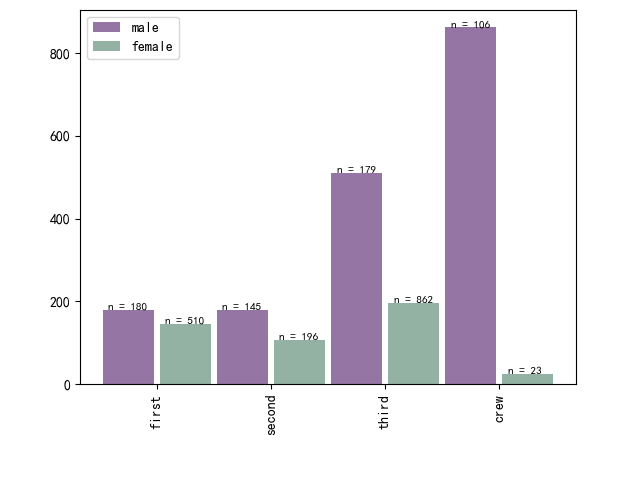

Source code (Python):
# library
import matplotlib.pyplot as plt
import plotly.figure_factory as ff
from pylab import mpl

# 设置默认字体，解决中文显示乱码问题
mpl.rcParams["font.sans-serif"] = ["SimHei"]

# Add table data
table_data = [
    ["Class", "female", "male", "Sum"],
    ["first", 145, 180, 325],
    ["second", 106, 179, 285],
    ["third", 196, 510, 706],
    ["crew", 23, 862, 885],
    [" ", 470, 1731, 2201],
]

# Initialize a figure with ff.create_table(table_data)
fig = ff.create_table(table_data, height_constant=60)

# Create bars
barWidth = 0.9
bars1 = [180, 179, 510, 862]
bars2 = [145, 106, 196, 23]
bars3 = bars1 + bars2

# The X position of bars
r1 = [1, 3, 5, 7]
r2 = [2, 4, 6, 8]
r3 = r1 + r2

# Create barplot
plt.bar(r1, bars1, width=barWidth, color=(0.3, 0.1, 0.4, 0.6), label="male")
plt.bar(r2, bars2, width=barWidth, color=(0.3, 0.5, 0.4, 0.6), label="female")
# Note: the barplot could be created easily. See the barplot section for other examples.

# Create legend
plt.legend()

# Text below each barplot with a rotation at 90°
plt.xticks(
    [r + 0.5 for r in range(1, len(2 * r1), 2)],
    ["first", "second", "third", "crew"],
    rotation=90,
)

# Create labels
label = [
    "n = 180",
    "n = 145",
    "n = 179",
    "n = 106",
    "n = 510",
    "n = 196",
    "n = 862",
    "n = 23",
]

# Text on the top of each bar
for i in range(len(r3)):
    plt.text(x=r3[i] - 0.35, y=bars3[i] + 1, s=label[i], size=8)

# Adjust the margins
plt.subplots_adjust(bottom=0.2, top=0.98)

# Show graphic
plt.savefig("barchart.png")
plt.show()
